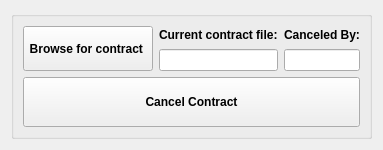
     <widget class="QWidget" name="tab_4">
      <attribute name="title">
       <string>Cancel Contract</string>
      </attribute>
      <layout class="QFormLayout" name="formLayout">
       <item row="0" column="0" colspan="2">
        <widget class="QGroupBox" name="groupBox_11">
         <property name="sizePolicy">
          <sizepolicy hsizetype="Preferred" vsizetype="Fixed">
           <horstretch>0</horstretch>
           <verstretch>0</verstretch>
          </sizepolicy>
         </property>
         <property name="title">
          <string/>
         </property>
         <layout class="QVBoxLayout" name="verticalLayout_7">
          <item>
           <layout class="QGridLayout" name="gridLayout_13">
            <item row="0" column="0" rowspan="2">
             <widget class="QPushButton" name="pushButton_7">
              <property name="sizePolicy">
               <sizepolicy hsizetype="Fixed" vsizetype="Ignored">
                <horstretch>0</horstretch>
                <verstretch>0</verstretch>
               </sizepolicy>
              </property>
              <property name="minimumSize">
               <size>
                <width>130</width>
                <height>45</height>
               </size>
              </property>
              <property name="font">
               <font>
                <weight>75</weight>
                <bold>true</bold>
               </font>
              </property>
              <property name="text">
               <string>Browse for contract </string>
              </property>
             </widget>
            </item>
            <item row="0" column="1">
             <widget class="QLabel" name="label_85">
              <property name="sizePolicy">
               <sizepolicy hsizetype="Preferred" vsizetype="Ignored">
                <horstretch>0</horstretch>
                <verstretch>0</verstretch>
               </sizepolicy>
              </property>
              <property name="font">
               <font>
                <weight>75</weight>
                <bold>true</bold>
               </font>
              </property>
              <property name="text">
               <string>Current contract file:</string>
              </property>
             </widget>
            </item>
            <item row="0" column="2">
             <widget class="QLabel" name="label_86">
              <property name="font">
               <font>
                <weight>75</weight>
                <bold>true</bold>
               </font>
              </property>
              <property name="text">
               <string>Canceled By:</string>
              </property>
             </widget>
            </item>
            <item row="1" column="1">
             <widget class="QLineEdit" name="lineEdit_100">
              <property name="sizePolicy">
               <sizepolicy hsizetype="Expanding" vsizetype="Ignored">
                <horstretch>0</horstretch>
                <verstretch>0</verstretch>
               </sizepolicy>
              </property>
              <property name="font">
               <font>
                <weight>50</weight>
                <bold>false</bold>
               </font>
              </property>
              <property name="readOnly">
               <bool>true</bool>
              </property>
             </widget>
            </item>
            <item row="1" column="2">
             <widget class="QLineEdit" name="lineEdit_107">
              <property name="sizePolicy">
               <sizepolicy hsizetype="Ignored" vsizetype="Fixed">
                <horstretch>0</horstretch>
                <verstretch>0</verstretch>
               </sizepolicy>
              </property>
             </widget>
            </item>
           </layout>
          </item>
          <item>
           <widget class="QPushButton" name="pushButton_8">
            <property name="sizePolicy">
             <sizepolicy hsizetype="Ignored" vsizetype="Fixed">
              <horstretch>0</horstretch>
              <verstretch>0</verstretch>
             </sizepolicy>
            </property>
            <property name="minimumSize">
             <size>
              <width>0</width>
              <height>50</height>
             </size>
            </property>
            <property name="font">
             <font>
              <weight>75</weight>
              <bold>true</bold>
             </font>
            </property>
            <property name="autoFillBackground">
             <bool>true</bool>
            </property>
            <property name="text">
             <string>Cancel Contract</string>
            </property>
           </widget>
          </item>
         </layout>
        </widget>
       </item>
      </layout>
     </widget>
